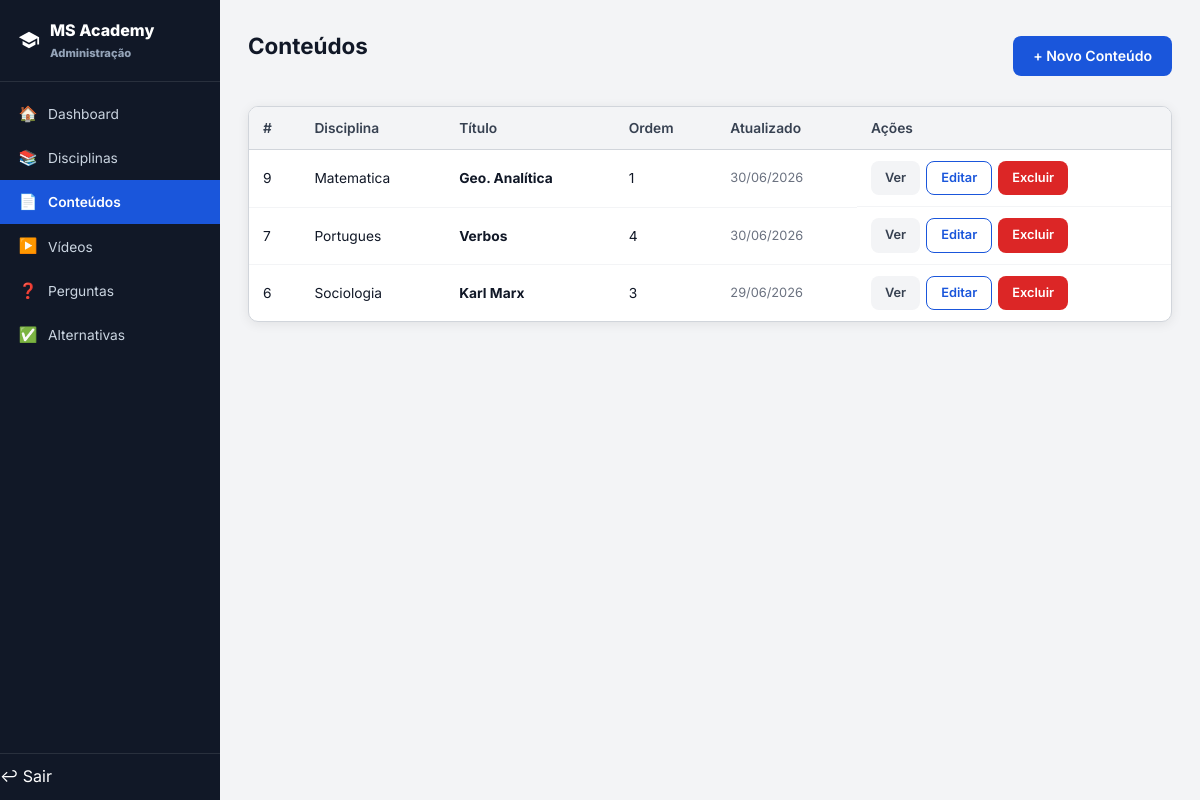
Screenshot of /admin/conteudo/listar.php (signed in) with the database file from the repository.
### tables this page shows
CREATE TABLE `conteudo` (
  `id` int NOT NULL AUTO_INCREMENT,
  `disciplina_id` int NOT NULL,
  `titulo` varchar(200) NOT NULL,
  `resumo` text,
  `html` longtext NOT NULL,
  `ordem` int DEFAULT '1',
  `criado_em` timestamp NULL DEFAULT CURRENT_TIMESTAMP,
  `atualizado_em` timestamp NULL DEFAULT CURRENT_TIMESTAMP ON UPDATE CURRENT_TIMESTAMP,
  PRIMARY KEY (`id`),
  KEY `fk_conteudo_disciplina` (`disciplina_id`),
  CONSTRAINT `fk_conteudo_disciplina` FOREIGN KEY (`disciplina_id`) REFERENCES `disciplina` (`id`) ON DELETE CASCADE
);

CREATE TABLE `disciplina` (
  `id` int NOT NULL AUTO_INCREMENT,
  `nome` varchar(100) NOT NULL,
  `descricao` text,
  PRIMARY KEY (`id`)
);

### includes/funcoes.php (called while the page is built, shortened)
<?php
function h($str) {
    return htmlspecialchars((string)$str, ENT_QUOTES, 'UTF-8');
}

### admin/conteudo/listar.php (the view, shortened to what this page needs)
<?php
require_once __DIR__ . '/../includes/admin_init.php';
$res = $conn->query(
    "SELECT c.*, d.nome AS disc_nome
     FROM conteudo c JOIN disciplina d ON d.id = c.disciplina_id
     ORDER BY d.nome ASC, c.ordem ASC, c.id ASC"
);
$conteudos = $res->fetch_all(MYSQLI_ASSOC);
require_once __DIR__ . '/../includes/admin_header.php';
?>
<div class="page-header">
  <h2>Conteúdos</h2>
  <a href="criar.php" class="btn btn-primary">+ Novo Conteúdo</a>
</div>
<div class="panel">
  <table class="data-table">
    <thead>
      <tr><th>#</th><th>Disciplina</th><th>Título</th><th>Ordem</th><th>Atualizado</th><th>Ações</th></tr>
    </thead>
    <tbody>
    <?php if (empty($conteudos)): ?>
      <tr><td colspan="6" style="text-align:center;color:var(--gray-500);padding:24px;">Nenhum conteúdo cadastrado.</td></tr>
    <?php else: foreach ($conteudos as $c): ?>
      <tr>
        <td><?= $c['id'] ?></td>
        <td><?= h($c['disc_nome']) ?></td>
        <td><strong><?= h($c['titulo']) ?></strong></td>
        <td><?= $c['ordem'] ?></td>
        <td style="font-size:.8rem;color:var(--gray-500);"><?= date('d/m/Y', strtotime($c['atualizado_em'])) ?></td>
        <td class="td-actions">
          <a href="/conteudo.php?id=<?= $c['id'] ?>" target="_blank" class="btn btn-sm btn-ghost">Ver</a>
          <a href="editar.php?id=<?= $c['id'] ?>" class="btn btn-sm btn-outline">Editar</a>
          <a href="excluir.php?id=<?= $c['id'] ?>" class="btn btn-sm btn-danger"
             onclick="return confirm('Excluir este conteúdo e todos os dados relacionados?')">Excluir</a>
        </td>
      </tr>
    <?php endforeach; endif; ?>
    </tbody>
  </table>
</div>
<?php require_once __DIR__ . '/../includes/admin_footer.php'; ?>

### admin/includes/admin_header.php (shortened to what this page needs)
<!DOCTYPE html>
<html lang="pt-BR">
<head>
  <link rel="stylesheet" href="/ms-academy/assets/css/style.css"/>
</head>
<body>
<div class="admin-wrapper">
  <aside class="admin-sidebar">
    <div class="sidebar-brand">
      <svg width="22" height="22" viewBox="0 0 24 24" fill="white">
        <path d="M12 3L1 9l11 6 9-4.91V17h2V9L12 3zM5 13.18v4L12 21l7-3.82v-4L12 17l-7-3.82z"/>
      </svg>
      <div>
        MS Academy
        <span class="sidebar-brand-sub">Administração</span>
      </div>
    </div>
    <nav class="admin-nav">
      <?php
      $current_dir = basename(dirname($_SERVER['PHP_SELF']));
      function nav_link($href, $icon, $label, $dir = '') {
          global $current_dir;
          $active = ($dir && $current_dir === $dir) ? 'active' : '';
          echo "<a href=\"{$href}\" class=\"{$active}\"><span class=\"nav-icon\">{$icon}</span> <span>{$label}</span></a>";
      }
      ?>
      <?php nav_link(ADMIN_URL . 'index.php',                    '🏠', 'Dashboard',       'admin'); ?>
    </nav>
    <div class="sidebar-footer">
      <a href="<?= ADMIN_URL ?>logout.php"><span class="nav-icon">↩</span> <span>Sair</span></a>
    </div>
  </aside>
  <div class="admin-content">

### admin/includes/admin_footer.php
  </div>
</div>
</body>
</html>

### assets/css/style.css (style rules this page uses)
*, *::before, *::after { box-sizing: border-box; margin: 0; padding: 0; }
:root { --blue: #1A56DB; --blue-dark: #1240A8; --blue-light: #EBF2FF; --blue-soft: #DBEAFE; --gray-900: #111827; --gray-700: #374151; --gray-500: #6B7280; --gray-300: #D1D5DB; --gray-100: #F3F4F6; --green: #059669; --green-soft: #D1FAE5; --red: #DC2626; --red-soft: #FEE2E2; --orange: #D97706; --orange-soft:#FEF3C7; --white: #FFFFFF; --radius: 10px; --shadow: 0 2px 12px rgba(0,0,0,0.08); --shadow-lg: 0 8px 32px rgba(0,0,0,0.13); --transition: 0.18s ease; }
html { font-size: 16px; scroll-behavior: smooth; }
body { font-family: 'Inter', system-ui, -apple-system, sans-serif; color: var(--gray-900); background: var(--white); line-height: 1.6; min-height: 100vh; display: flex; flex-direction: column; }
a { color: inherit; text-decoration: none; }
h2 { font-size: 1.4rem; font-weight: 700; }
.btn { display: inline-flex; align-items: center; justify-content: center; gap: 8px; padding: 9px 20px; border-radius: 8px; font-weight: 600; font-size: 0.88rem; transition: all var(--transition); cursor: pointer; border: none; font-family: inherit; }
.btn-primary { background: var(--blue); color: var(--white); }
.btn-outline { background: transparent; color: var(--blue); border: 1.5px solid var(--blue); }
.btn-ghost { background: var(--gray-100); color: var(--gray-700); }
.btn-danger { background: var(--red); color: var(--white); }
.btn-sm { padding: 6px 14px; font-size: 0.8rem; }
.admin-wrapper { display: flex; min-height: 100vh; }
.admin-sidebar { width: 220px; flex-shrink: 0; background: var(--gray-900); color: var(--white); display: flex; flex-direction: column; position: sticky; top: 0; height: 100vh; overflow-y: auto; }
.sidebar-brand { display: flex; align-items: center; gap: 10px; padding: 18px; border-bottom: 1px solid rgba(255,255,255,.1); font-weight: 800; }
.sidebar-brand svg { flex-shrink: 0; }
.sidebar-brand-sub { font-size: .7rem; color: #94A3B8; display: block; margin-top: 1px; }
.admin-nav { flex: 1; padding: 10px 0; }
.admin-nav a { display: flex; align-items: center; gap: 10px; padding: 10px 18px; font-size: .86rem; color: #CBD5E1; transition: all var(--transition); }
.admin-nav a.active { background: var(--blue); color: white; font-weight: 600; }
.admin-nav .nav-icon { font-size: .95rem; width: 20px; text-align: center; }
.sidebar-footer { padding: 10px 0; border-top: 1px solid rgba(255,255,255,.1); }
.admin-content { flex: 1; background: var(--gray-100); padding: 28px; overflow-x: auto; }
.admin-content h2 { margin-bottom: 20px; }
.page-header { display: flex; align-items: center; justify-content: space-between; margin-bottom: 22px; }
.panel { background: var(--white); border: 1px solid var(--gray-300); border-radius: var(--radius); box-shadow: var(--shadow); overflow: hidden; margin-bottom: 20px; }
.data-table { width: 100%; border-collapse: collapse; font-size: .86rem; }
.data-table th { text-align: left; padding: 10px 14px; background: var(--gray-100); color: var(--gray-700); font-weight: 600; border-bottom: 1px solid var(--gray-300); white-space: nowrap; }
.data-table td { padding: 11px 14px; border-bottom: 1px solid var(--gray-100); vertical-align: middle; }
.data-table tr:last-child td { border-bottom: none; }
.td-actions { display: flex; gap: 6px; }

### rows the page displays
conteudo: id "9", disciplina.nome "Matematica", titulo "Geo. Analítica", ordem "1", atualizado_em "30/06/2026"
conteudo: id "7", disciplina.nome "Portugues", titulo "Verbos", ordem "4", atualizado_em "30/06/2026"
conteudo: id "6", disciplina.nome "Sociologia", titulo "Karl Marx", ordem "3", atualizado_em "29/06/2026"

### other values shown
$icon "🏠 📚 📄 ▶️ ❓ ✅"
$label "Dashboard Disciplinas Conteúdos Vídeos Perguntas Alternativas"
